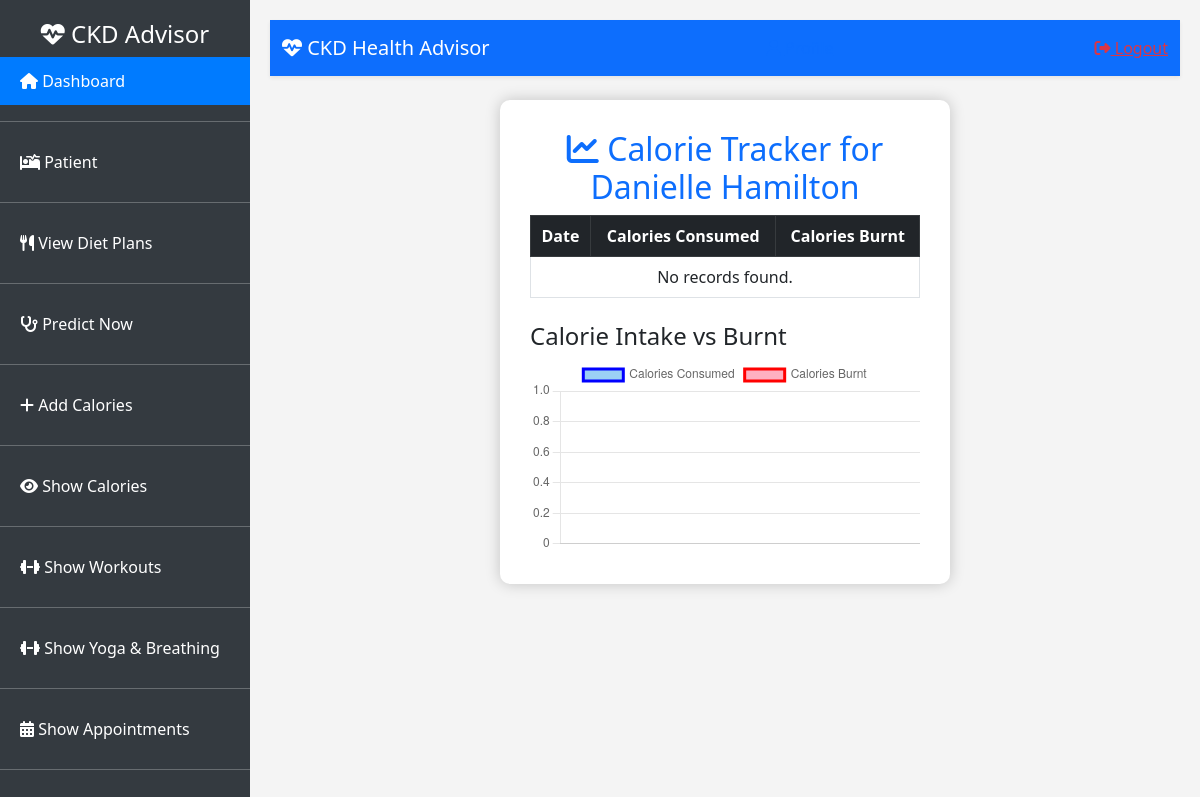
Before: /patient/calorie-list/ (signed in) with the older database file.
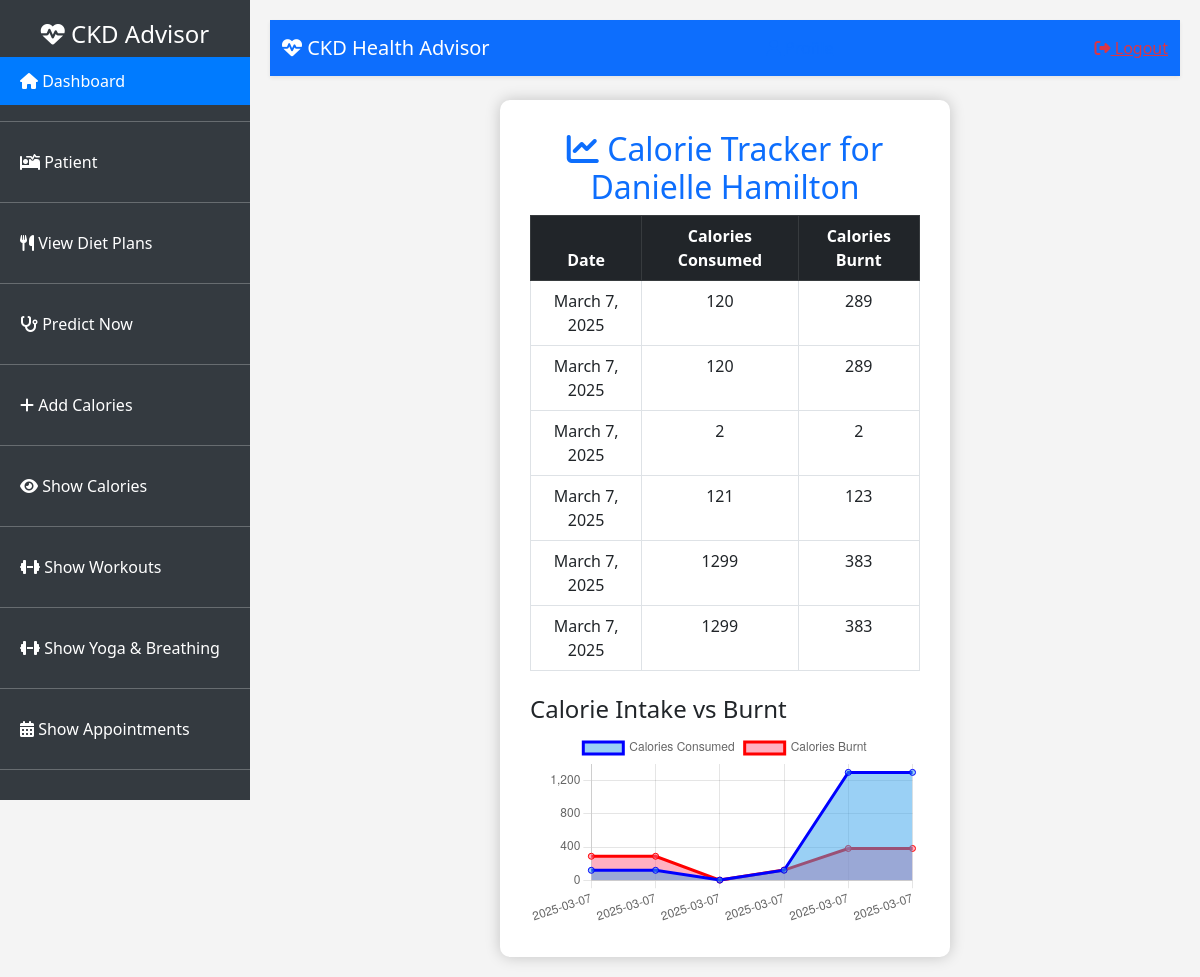
After: the same page with the newer database file.
### Accounts/models.py (models this page shows, shortened)
class CustomUser(AbstractUser):
    ROLE_CHOICES = (
        ('admin', 'Admin'),
        ('doctor', 'Doctor'),
        ('patient', 'Patient')
    )
    email = models.EmailField(unique=True)
    user_uuid = models.UUIDField(default=uuid.uuid4, editable=False, unique=True)
    role = models.CharField(max_length=10, choices=ROLE_CHOICES, default='doctor')
    objects = CustomUserManager()
    USERNAME_FIELD = 'email'
    REQUIRED_FIELDS = ['username']

### patient/models.py (models this page shows, shortened)
class CalorieRecord(models.Model):
    patient = models.ForeignKey(CustomUser, on_delete=models.CASCADE, related_name="calorie_records")
    date = models.DateField(auto_now_add=True)
    intake = models.PositiveIntegerField(help_text="Calories consumed")
    burnt = models.PositiveIntegerField(help_text="Calories burnt")

### patient/views.py (the view)
# urls.py: path('calorie-list/', CalorieListView.as_view(), name='calorie_list'),
class CalorieListView(LoginRequiredMixin, ListView):
    model = CalorieRecord
    template_name = 'calories/calorie_list.html'
    context_object_name = 'calorie_records'
    def get_queryset(self):
        return CalorieRecord.objects.filter(patient=self.request.user)
    def get_context_data(self, **kwargs):
        context = super().get_context_data(**kwargs)
        calorie_records = self.get_queryset()
        dates = [record.date.strftime('%Y-%m-%d') for record in calorie_records]
        intake = [record.intake for record in calorie_records]
        burnt = [record.burnt for record in calorie_records]
        context['dates'] = dates
        context['intake'] = intake
        context['burnt'] = burnt
        return context

### templates/calories/calorie_list.html (shortened to what this page needs)
{% extends "patient/base.html" %}
{% block content %}
<div class="form-container mx-auto mt-4">
    <h2 class="text-center text-primary"><i class="fas fa-chart-line"></i> Calorie Tracker for {{ user.username }}</h2>
    <table class="table table-bordered text-center">
        <thead class="table-dark">
            <tr>
                <th>Date</th>
                <th>Calories Consumed</th>
                <th>Calories Burnt</th>
            </tr>
        </thead>
        <tbody>
            {% for record in calorie_records %}
            <tr>
                <td>{{ record.date }}</td>
                <td>{{ record.intake }}</td>
                <td>{{ record.burnt }}</td>
            </tr>
            {% empty %}
            <tr>
                <td colspan="3">No records found.</td>
            </tr>
            {% endfor %}
        </tbody>
    </table>
    <h4 class="mt-4">Calorie Intake vs Burnt</h4>
    <canvas id="calorieChart"></canvas>
</div>
<script>
    var ctx = document.getElementById("calorieChart").getContext("2d");
    var calorieChart = new Chart(ctx, {
        type: "line",  // Line chart
        data: {
            labels: {{ dates|safe }},  // Dates array from context
            datasets: [
                {
                    label: "Calories Consumed",  // Dataset for calories consumed
                    data: {{ intake|safe }},  // Intake array from context
                    backgroundColor: "rgba(54, 162, 235, 0.5)",
                    borderColor: "blue",
                    fill: true
                },
                {
                    label: "Calories Burnt",  // Dataset for calories burnt
                    data: {{ burnt|safe }},  // Burnt array from context
                    backgroundColor: "rgba(255, 99, 132, 0.5)",
                    borderColor: "red",
                    fill: true
                }
            ]
        },
        options: {
            responsive: true,
            scales: {
                y: {
                    beginAtZero: true  // Ensure the Y-axis starts at 0
                }
            }
        }
    });
</script>
{% endblock %}

### templates/patient/base.html (shortened to what this page needs)
<!DOCTYPE html>
<html lang="en">
<head>
    <link href="https://cdn.jsdelivr.net/npm/bootstrap@5.3.0/dist/css/bootstrap.min.css" rel="stylesheet">
    <link href="https://cdnjs.cloudflare.com/ajax/libs/font-awesome/6.4.2/css/all.min.css" rel="stylesheet">
</head>
<body>
<div class="sidebar">
    <h4 class="text-center"><i class="fas fa-heartbeat"></i> CKD Advisor</h4>
    <a href="{% url 'patient:patient_dashboard' %}" class="active"><i class="fas fa-home"></i> Dashboard</a>
    <hr class="bg-light">
    {% if user.is_authenticated  %}
        <a href="{% url 'patient:patient' %}"><i class="fas fa-procedures"></i> Patient</a>
        <hr class="bg-light">
        <a href="{% url 'patient:patinet_diet' %}"><i class="fas fa-utensils"></i> View Diet Plans</a>
        <hr class="bg-light">
        <a href="{% url 'patient:patient_perdict' %}"><i class="fas fa-stethoscope"></i> Predict Now</a>
        <hr>
        <a href="{% url 'patient:calorie_create' %}"><i class="fas fa-plus"></i> Add Calories</a>
        <hr>
        <a href="{% url 'patient:calorie_list' %}"><i class="fas fa-eye"></i> Show  Calories</a>
        <hr class="bg-light">
        <a href="{% url 'patient:patient_workouts' %}"><i class="fas fa-dumbbell"></i> Show  Workouts</a>
        <hr class="bg-light">
        <a href="{% url 'patient:patient_youga' %}"><i class="fas fa-dumbbell"></i> Show  Yoga & Breathing</a>
        <hr class="bg-light">
        <a href="{% url 'patient:appointment_list' %}"><i class="fas fa-calendar-alt"></i> Show  Appointments</a>
        <hr class="bg-light">
    {% endif %}
</div>
    <div class="content">
        <nav class="navbar navbar-expand-lg navbar-dark bg-primary shadow-sm">
            <div class="container">
                <span class="navbar-brand"><i class="fas fa-heartbeat"></i> CKD Health Advisor</span>
                {% if user.is_authenticated %}
                    <a href="{% url 'profile_update' %}"><i class="fas fa-user"></i> Profile</a>
                    <a href="{% url 'logout' %}" class="text-danger"><i class="fas fa-sign-out-alt"></i> Logout</a>
                {% else %}
                    <a href="{% url 'login' %}"><i class="fas fa-sign-in-alt"></i> Login</a>
                    <a href="{% url 'signup' %}"><i class="fas fa-user-plus"></i> Signup</a>
                {% endif %}
            </div>
        </nav>
        <div class="container mt-4">
            {% block content %}{% endblock %}
        </div>
    </div>
</body>
</html>

### templates/patient/base.html (style rules this page uses)
body { background: #f4f4f4; display: flex; }
.sidebar { width: 250px; height: 100vh; background: #343a40; color: white; padding-top: 20px; position: fixed; left: 0; top: 0; overflow-y: auto; }
.sidebar a { color: white; text-decoration: none; display: block; padding: 12px 20px; transition: 0.3s; }
.sidebar .active { background: #007bff; }
.content { margin-left: 250px; width: 100%; padding: 20px; }
.form-container { max-width: 450px; background: white; padding: 30px; border-radius: 10px; box-shadow: 0 0 15px rgba(0,0,0,0.2); }

Changed rows visible on the page:
added CalorieRecord: date "March 7, 2025", intake "120", burnt "289"
added CalorieRecord: date "March 7, 2025", intake "120", burnt "289"
added CalorieRecord: date "March 7, 2025", intake "2", burnt "2"
added CalorieRecord: date "March 7, 2025", intake "121", burnt "123"
added CalorieRecord: date "March 7, 2025", intake "1299", burnt "383"
added CalorieRecord: date "March 7, 2025", intake "1299", burnt "383"
Other visible differences:
chart data {{ dates|safe }}: [] → ['2025-03-07', '2025-03-07', '2025-03-07', '2025-03-07', '2025-03-07', '2025-03-07']
chart data {{ intake|safe }}: [] → [120, 120, 2, 121, 1299, 1299]
chart data {{ burnt|safe }}: [] → [289, 289, 2, 123, 383, 383]
text no longer shown: "No records found."
